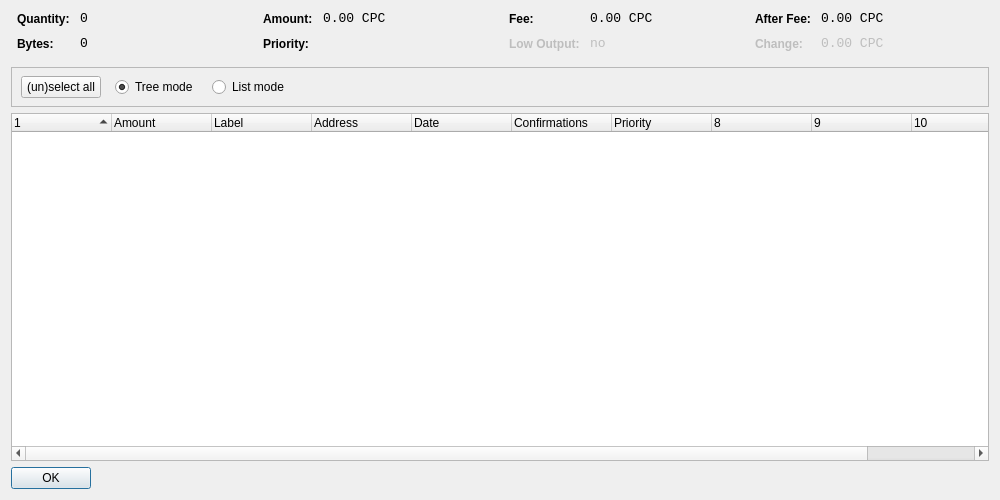
<?xml version="1.0" encoding="UTF-8"?>
<ui version="4.0">
 <class>CoinControlDialog</class>
 <widget class="QDialog" name="CoinControlDialog">
  <property name="geometry">
   <rect>
    <x>0</x>
    <y>0</y>
    <width>1000</width>
    <height>500</height>
   </rect>
  </property>
  <property name="windowTitle">
   <string>Coin Control</string>
  </property>
  <layout class="QVBoxLayout" name="verticalLayout">
   <item>
    <layout class="QHBoxLayout" name="horizontalLayoutTop" stretch="0,0,0,0">
     <property name="topMargin">
      <number>0</number>
     </property>
     <property name="bottomMargin">
      <number>10</number>
     </property>
     <item>
      <layout class="QFormLayout" name="formLayoutCoinControl1">
       <property name="horizontalSpacing">
        <number>10</number>
       </property>
       <property name="verticalSpacing">
        <number>10</number>
       </property>
       <property name="leftMargin">
        <number>6</number>
       </property>
       <property name="rightMargin">
        <number>6</number>
       </property>
       <item row="0" column="0">
        <widget class="QLabel" name="labelCoinControlQuantityText">
         <property name="styleSheet">
          <string notr="true">font-weight:bold;</string>
         </property>
         <property name="text">
          <string>Quantity:</string>
         </property>
        </widget>
       </item>
       <item row="0" column="1">
        <widget class="QLabel" name="labelCoinControlQuantity">
         <property name="font">
          <font>
           <family>Monospace</family>
           <pointsize>10</pointsize>
          </font>
         </property>
         <property name="cursor">
          <cursorShape>IBeamCursor</cursorShape>
         </property>
         <property name="contextMenuPolicy">
          <enum>Qt::ActionsContextMenu</enum>
         </property>
         <property name="text">
          <string notr="true">0</string>
         </property>
         <property name="textInteractionFlags">
          <set>Qt::LinksAccessibleByMouse|Qt::TextSelectableByKeyboard|Qt::TextSelectableByMouse</set>
         </property>
        </widget>
       </item>
       <item row="1" column="0">
        <widget class="QLabel" name="labelCoinControlBytesText">
         <property name="styleSheet">
          <string notr="true">font-weight:bold;</string>
         </property>
         <property name="text">
          <string>Bytes:</string>
         </property>
        </widget>
       </item>
       <item row="1" column="1">
        <widget class="QLabel" name="labelCoinControlBytes">
         <property name="font">
          <font>
           <family>Monospace</family>
           <pointsize>10</pointsize>
          </font>
         </property>
         <property name="cursor">
          <cursorShape>IBeamCursor</cursorShape>
         </property>
         <property name="contextMenuPolicy">
          <enum>Qt::ActionsContextMenu</enum>
         </property>
         <property name="text">
          <string notr="true">0</string>
         </property>
         <property name="textInteractionFlags">
          <set>Qt::LinksAccessibleByMouse|Qt::TextSelectableByKeyboard|Qt::TextSelectableByMouse</set>
         </property>
        </widget>
       </item>
      </layout>
     </item>
     <item>
      <layout class="QFormLayout" name="formLayoutCoinControl2">
       <property name="horizontalSpacing">
        <number>10</number>
       </property>
       <property name="verticalSpacing">
        <number>10</number>
       </property>
       <property name="leftMargin">
        <number>6</number>
       </property>
       <property name="rightMargin">
        <number>6</number>
       </property>
       <item row="0" column="0">
        <widget class="QLabel" name="labelCoinControlAmountText">
         <property name="styleSheet">
          <string notr="true">font-weight:bold;</string>
         </property>
         <property name="text">
          <string>Amount:</string>
         </property>
        </widget>
       </item>
       <item row="0" column="1">
        <widget class="QLabel" name="labelCoinControlAmount">
         <property name="font">
          <font>
           <family>Monospace</family>
           <pointsize>10</pointsize>
          </font>
         </property>
         <property name="cursor">
          <cursorShape>IBeamCursor</cursorShape>
         </property>
         <property name="contextMenuPolicy">
          <enum>Qt::ActionsContextMenu</enum>
         </property>
         <property name="text">
          <string notr="true">0.00 CPC</string>
         </property>
         <property name="textInteractionFlags">
          <set>Qt::LinksAccessibleByMouse|Qt::TextSelectableByKeyboard|Qt::TextSelectableByMouse</set>
         </property>
        </widget>
       </item>
       <item row="1" column="0">
        <widget class="QLabel" name="labelCoinControlPriorityText">
         <property name="styleSheet">
          <string notr="true">font-weight:bold;</string>
         </property>
         <property name="text">
          <string>Priority:</string>
         </property>
        </widget>
       </item>
       <item row="1" column="1">
        <widget class="QLabel" name="labelCoinControlPriority">
         <property name="font">
          <font>
           <family>Monospace</family>
           <pointsize>10</pointsize>
          </font>
         </property>
         <property name="cursor">
          <cursorShape>IBeamCursor</cursorShape>
         </property>
         <property name="contextMenuPolicy">
          <enum>Qt::ActionsContextMenu</enum>
         </property>
         <property name="text">
          <string/>
         </property>
         <property name="textInteractionFlags">
          <set>Qt::LinksAccessibleByMouse|Qt::TextSelectableByKeyboard|Qt::TextSelectableByMouse</set>
         </property>
        </widget>
       </item>
      </layout>
     </item>
     <item>
      <layout class="QFormLayout" name="formLayoutCoinControl3">
       <property name="horizontalSpacing">
        <number>10</number>
       </property>
       <property name="verticalSpacing">
        <number>10</number>
       </property>
       <property name="leftMargin">
        <number>6</number>
       </property>
       <property name="rightMargin">
        <number>6</number>
       </property>
       <item row="0" column="0">
        <widget class="QLabel" name="labelCoinControlFeeText">
         <property name="styleSheet">
          <string notr="true">font-weight:bold;</string>
         </property>
         <property name="text">
          <string>Fee:</string>
         </property>
        </widget>
       </item>
       <item row="0" column="1">
        <widget class="QLabel" name="labelCoinControlFee">
         <property name="font">
          <font>
           <family>Monospace</family>
           <pointsize>10</pointsize>
          </font>
         </property>
         <property name="cursor">
          <cursorShape>IBeamCursor</cursorShape>
         </property>
         <property name="contextMenuPolicy">
          <enum>Qt::ActionsContextMenu</enum>
         </property>
         <property name="text">
          <string notr="true">0.00 CPC</string>
         </property>
         <property name="textInteractionFlags">
          <set>Qt::LinksAccessibleByMouse|Qt::TextSelectableByKeyboard|Qt::TextSelectableByMouse</set>
         </property>
        </widget>
       </item>
       <item row="1" column="0">
        <widget class="QLabel" name="labelCoinControlLowOutputText">
         <property name="enabled">
          <bool>false</bool>
         </property>
         <property name="styleSheet">
          <string notr="true">font-weight:bold;</string>
         </property>
         <property name="text">
          <string>Low Output:</string>
         </property>
        </widget>
       </item>
       <item row="1" column="1">
        <widget class="QLabel" name="labelCoinControlLowOutput">
         <property name="enabled">
          <bool>false</bool>
         </property>
         <property name="font">
          <font>
           <family>Monospace</family>
           <pointsize>10</pointsize>
          </font>
         </property>
         <property name="cursor">
          <cursorShape>IBeamCursor</cursorShape>
         </property>
         <property name="contextMenuPolicy">
          <enum>Qt::ActionsContextMenu</enum>
         </property>
         <property name="text">
          <string notr="true">no</string>
         </property>
         <property name="textInteractionFlags">
          <set>Qt::LinksAccessibleByMouse|Qt::TextSelectableByKeyboard|Qt::TextSelectableByMouse</set>
         </property>
        </widget>
       </item>
      </layout>
     </item>
     <item>
      <layout class="QFormLayout" name="formLayoutCoinControl4">
       <property name="horizontalSpacing">
        <number>10</number>
       </property>
       <property name="verticalSpacing">
        <number>10</number>
       </property>
       <property name="leftMargin">
        <number>6</number>
       </property>
       <property name="rightMargin">
        <number>6</number>
       </property>
       <item row="0" column="0">
        <widget class="QLabel" name="labelCoinControlAfterFeeText">
         <property name="styleSheet">
          <string notr="true">font-weight:bold;</string>
         </property>
         <property name="text">
          <string>After Fee:</string>
         </property>
        </widget>
       </item>
       <item row="0" column="1">
        <widget class="QLabel" name="labelCoinControlAfterFee">
         <property name="font">
          <font>
           <family>Monospace</family>
           <pointsize>10</pointsize>
          </font>
         </property>
         <property name="cursor">
          <cursorShape>IBeamCursor</cursorShape>
         </property>
         <property name="contextMenuPolicy">
          <enum>Qt::ActionsContextMenu</enum>
         </property>
         <property name="text">
          <string notr="true">0.00 CPC</string>
         </property>
         <property name="textInteractionFlags">
          <set>Qt::LinksAccessibleByMouse|Qt::TextSelectableByKeyboard|Qt::TextSelectableByMouse</set>
         </property>
        </widget>
       </item>
       <item row="1" column="0">
        <widget class="QLabel" name="labelCoinControlChangeText">
         <property name="enabled">
          <bool>false</bool>
         </property>
         <property name="styleSheet">
          <string notr="true">font-weight:bold;</string>
         </property>
         <property name="text">
          <string>Change:</string>
         </property>
        </widget>
       </item>
       <item row="1" column="1">
        <widget class="QLabel" name="labelCoinControlChange">
         <property name="enabled">
          <bool>false</bool>
         </property>
         <property name="font">
          <font>
           <family>Monospace</family>
           <pointsize>10</pointsize>
          </font>
         </property>
         <property name="cursor">
          <cursorShape>IBeamCursor</cursorShape>
         </property>
         <property name="contextMenuPolicy">
          <enum>Qt::ActionsContextMenu</enum>
         </property>
         <property name="text">
          <string notr="true">0.00 CPC</string>
         </property>
         <property name="textInteractionFlags">
          <set>Qt::LinksAccessibleByMouse|Qt::TextSelectableByKeyboard|Qt::TextSelectableByMouse</set>
         </property>
        </widget>
       </item>
      </layout>
     </item>
    </layout>
   </item>
   <item>
    <widget class="QFrame" name="frame">
     <property name="minimumSize">
      <size>
       <width>0</width>
       <height>40</height>
      </size>
     </property>
     <property name="frameShape">
      <enum>QFrame::StyledPanel</enum>
     </property>
     <property name="frameShadow">
      <enum>QFrame::Sunken</enum>
     </property>
     <widget class="QWidget" name="horizontalLayoutWidget">
      <property name="geometry">
       <rect>
        <x>10</x>
        <y>0</y>
        <width>781</width>
        <height>41</height>
       </rect>
      </property>
      <layout class="QHBoxLayout" name="horizontalLayoutPanel" stretch="0,0,0,0,0">
       <property name="spacing">
        <number>14</number>
       </property>
       <item>
        <widget class="QPushButton" name="pushButtonSelectAll">
         <property name="sizePolicy">
          <sizepolicy hsizetype="Maximum" vsizetype="Fixed">
           <horstretch>0</horstretch>
           <verstretch>0</verstretch>
          </sizepolicy>
         </property>
         <property name="text">
          <string>(un)select all</string>
         </property>
        </widget>
       </item>
       <item>
        <widget class="QRadioButton" name="radioTreeMode">
         <property name="sizePolicy">
          <sizepolicy hsizetype="Maximum" vsizetype="Fixed">
           <horstretch>0</horstretch>
           <verstretch>0</verstretch>
          </sizepolicy>
         </property>
         <property name="text">
          <string>Tree mode</string>
         </property>
         <property name="checked">
          <bool>true</bool>
         </property>
        </widget>
       </item>
       <item>
        <widget class="QRadioButton" name="radioListMode">
         <property name="sizePolicy">
          <sizepolicy hsizetype="Maximum" vsizetype="Fixed">
           <horstretch>0</horstretch>
           <verstretch>0</verstretch>
          </sizepolicy>
         </property>
         <property name="text">
          <string>List mode</string>
         </property>
        </widget>
       </item>
       <item>
        <spacer name="horizontalSpacer">
         <property name="orientation">
          <enum>Qt::Horizontal</enum>
         </property>
         <property name="sizeHint" stdset="0">
          <size>
           <width>40</width>
           <height>20</height>
          </size>
         </property>
        </spacer>
       </item>
      </layout>
     </widget>
    </widget>
   </item>
   <item>
    <widget class="CoinControlTreeWidget" name="treeWidget">
     <property name="contextMenuPolicy">
      <enum>Qt::CustomContextMenu</enum>
     </property>
     <property name="sortingEnabled">
      <bool>false</bool>
     </property>
     <property name="columnCount">
      <number>11</number>
     </property>
     <attribute name="headerShowSortIndicator" stdset="0">
      <bool>true</bool>
     </attribute>
     <attribute name="headerStretchLastSection">
      <bool>false</bool>
     </attribute>
     <column>
      <property name="text">
       <string/>
      </property>
     </column>
     <column>
      <property name="text">
       <string>Amount</string>
      </property>
     </column>
     <column>
      <property name="text">
       <string>Label</string>
      </property>
     </column>
     <column>
      <property name="text">
       <string>Address</string>
      </property>
     </column>
     <column>
      <property name="text">
       <string>Date</string>
      </property>
     </column>
     <column>
      <property name="text">
       <string>Confirmations</string>
      </property>
      <property name="toolTip">
       <string>Confirmed</string>
      </property>
     </column>
     <column>
      <property name="text">
       <string>Priority</string>
      </property>
     </column>
     <column>
      <property name="text">
       <string/>
      </property>
     </column>
     <column>
      <property name="text">
       <string/>
      </property>
     </column>
     <column>
      <property name="text">
       <string/>
      </property>
     </column>
     <column>
      <property name="text">
       <string/>
      </property>
     </column>
    </widget>
   </item>
   <item>
    <widget class="QDialogButtonBox" name="buttonBox">
     <property name="sizePolicy">
      <sizepolicy hsizetype="Maximum" vsizetype="Fixed">
       <horstretch>0</horstretch>
       <verstretch>0</verstretch>
      </sizepolicy>
     </property>
     <property name="orientation">
      <enum>Qt::Horizontal</enum>
     </property>
     <property name="standardButtons">
      <set>QDialogButtonBox::Ok</set>
     </property>
    </widget>
   </item>
  </layout>
 </widget>
 <customwidgets>
  <customwidget>
   <class>CoinControlTreeWidget</class>
   <extends>QTreeWidget</extends>
   <header>coincontroltreewidget.h</header>
  </customwidget>
 </customwidgets>
 <resources/>
 <connections/>
</ui>
